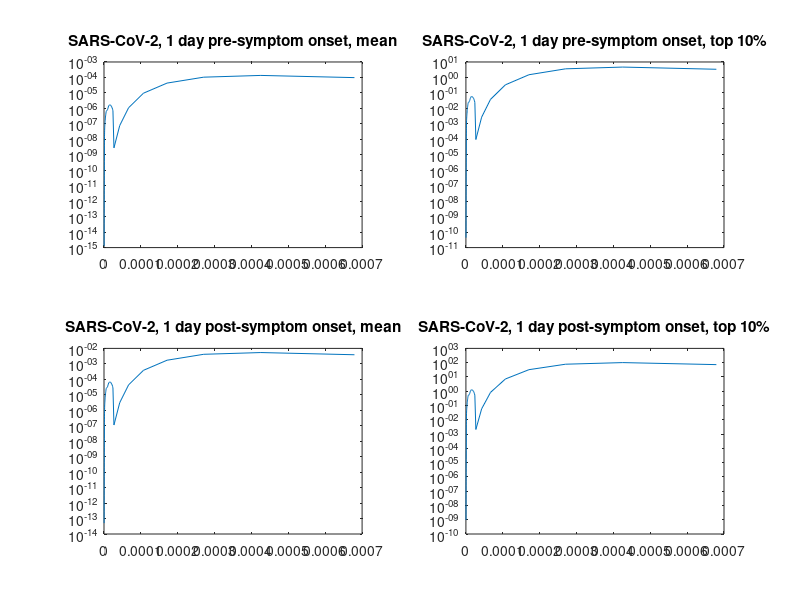

Write the MATLAB code that produced this figure.
%This script determines the expected rate of shedding SARS-CoV-2 via  
%droplets and aerosols while singing.

%Currently, data for talking (normally) are input for the particle profile

clear all
close all
clc

%Define values
p = 997e3; %Density of water at room temperature {g/m3}
Vml_Vg = 1; %Conversion factor (volume) from g to ml for water at room
            %temperature
v_SARS2_1daypre = 5.48; %SARS-CoV-2 mean viral load, -1 day {log10 copies/ml}
uCI_1daypre = 6.70; %upper 95% CI for v_SARS2_1daypre {log10 copies/ml}
lCI_1daypre = 4.25; %lower 95% CI for v_SARS2_1daypre {log10 copies/ml}
v_SARS2_1daypre_top10 = 10.01992; %SARS-CoV-2 viral load (98th cp), -1 day {log10 copies/ml}
uCI_1daypre_top10 = 12.51300;
lCI_1daypre_top10 = 8.02355;

v_SARS2_1daypost = 7.08; %SARS-CoV-2 mean viral load, -1 day {log10 copies/ml}
uCI_1daypost = 7.63;
lCI_1daypost = 6.54;
v_SARS2_1daypost_top10 = 11.35414; %SARS-CoV-2 viral load (98th cp), -1 day {log10 copies/ml}
uCI_1daypost_top10 = 12.35780;
lCI_1daypost_top10 = 10.43199;

gamma = 0.1e-2; %viability proportion {%}

%particle profile
d = [0.276687125
0.298633223
0.322320029
0.347885609
0.375478985
0.405260995
0.437405236
0.472099075
0.509544737
0.549960492
0.593581918
0.640663282
0.691479016
0.746325322
0.805521892
0.86941378
0.938373405
1.012802727
1.07688963
1.156428991
1.252954263
1.351503671
1.457804348
1.565478174
1.673634257
1.805271676
1.938609532
2.081795759
2.255559911
2.411392505
2.577991294
2.768402431
2.986147347
3.235396275
3.474363523
3.714401076
3.988747749
4.264323186
4.599727708
4.939464846
5.327971715
5.721497153
6.116785143
6.568572556
7.116840768
7.642492561
8.206969139
8.813138109
9.464078885
10.16309832
10.91374753
11.77215345
12.75475621
13.75796416
14.77413113
15.79484938
16.88608723
17.97249338
19.38609532
20.63334536
22.05886624
23.16646573
24.22156179
26.97361948
42.64167484
66.72819729
107.1110444
171.0602771
270.4233565
425.3331983
679.2727599]*1e-6; %hydrated particle diameters for given respiratory activity {m}
V = (p*pi*Vml_Vg/6)* d.^3; %particle volumes {ml}
R = [3.7997E-04
7.0574E-04
1.3294E-03
2.4007E-03
4.3966E-03
7.1945E-03
1.1940E-02
2.0670E-02
3.1525E-02
4.9455E-02
8.0927E-02
1.1833E-01
2.0671E-01
3.3011E-01
5.5308E-01
9.3629E-01
1.4896E+00
2.2402E+00
2.1116E+01
2.6796E+01
3.2778E+01
3.8651E+01
4.3935E+01
4.7267E+01
5.0853E+01
5.0837E+01
4.9899E+01
4.7213E+01
4.3858E+01
4.0003E+01
3.7851E+01
3.5814E+01
3.3269E+01
3.2060E+01
3.1469E+01
2.9775E+01
2.7661E+01
2.6172E+01
2.3871E+01
2.2176E+01
2.0982E+01
1.9852E+01
1.7778E+01
1.5631E+01
1.2310E+01
1.0244E+01
8.3692E+00
7.0933E+00
6.1232E+00
5.5849E+00
5.1883E+00
4.8197E+00
4.4772E+00
3.8648E+00
3.2756E+00
2.6763E+00
2.2271E+00
1.7540E+00
1.2603E+00
9.2239E-01
6.5074E-01
4.5077E-01
3.1804E-01
9.0299E-04
6.3740E-03
2.3582E-02
4.9685E-02
5.4790E-02
3.3455E-02
1.1153E-02
1.9735E-03]; %rate of particle being expelled, corresponding to particle diameters {particles/interval}


%Initialize matrices for Poisson lamda, partitioning likelihood, variance 
%(via delta method) and expelling rate at each size
n = [0:1:140]'; %up to 140 viable virions

lambda_SARS2_1daypre = zeros(length(d),1);
uCI_1daypre_lambda = zeros(length(d),1);
lCI_1daypre_lambda = zeros(length(d),1);
P_SARS2_1daypre = zeros(length(d),length(n));
Var_SARS2_1daypre = zeros(length(d),length(n));

lambda_SARS2_1daypre_top10 = zeros(length(d),1);
uCI_1daypre_top10_lambda = zeros(length(d),1);
lCI_1daypre_top10_lambda = zeros(length(d),1);
P_SARS2_1daypre_top10 = zeros(length(d),length(n));
Var_SARS2_1daypre_top10 = zeros(length(d),length(n));

lambda_SARS2_1daypost = zeros(length(d),1);
uCI_1daypost_lambda = zeros(length(d),1);
lCI_1daypost_lambda = zeros(length(d),1);
P_SARS2_1daypost = zeros(length(d),length(n));
Var_SARS2_1daypost = zeros(length(d),length(n));

lambda_SARS2_1daypost_top10 = zeros(length(d),1);
uCI_1daypost_top10_lambda = zeros(length(d),1);
lCI_1daypost_top10_lambda = zeros(length(d),1);
P_SARS2_1daypost_top10 = zeros(length(d),length(n));
Var_SARS2_1daypost_top10 = zeros(length(d),length(n));

Expel = zeros(length(d),4); %Rate of viable SARS-CoV-2 virions being expelled
uCI = zeros(length(d),4); %upper 95% CI for each expel
lCI = zeros(length(d),4); %lower 95% CI for each expel


%Determine rates of expelling SARS-CoV-2 for the given respiratory activity
for i = 1 : length(d)
    lambda_SARS2_1daypre(i) = (10^v_SARS2_1daypre)* V(i)*gamma;
    uCI_1daypre_lambda(i) = (10^uCI_1daypre)* V(i)*gamma;
    lCI_1daypre_lambda(i) = (10^lCI_1daypre)* V(i)*gamma;
    lambda_SARS2_1daypre_top10(i) = (10^v_SARS2_1daypre_top10)* V(i)*gamma;
    uCI_1daypre_top10_lambda(i) = (10^uCI_1daypre_top10)* V(i)*gamma;
    lCI_1daypre_top10_lambda(i) = (10^lCI_1daypre_top10)* V(i)*gamma;
    lambda_SARS2_1daypost(i) = (10^v_SARS2_1daypost)* V(i)*gamma;
    uCI_1daypost_lambda(i) = (10^uCI_1daypost)* V(i)*gamma;
    lCI_1daypost_lambda(i) = (10^lCI_1daypost)* V(i)*gamma;
    lambda_SARS2_1daypost_top10(i) = (10^v_SARS2_1daypost_top10)* V(i)*gamma;
    uCI_1daypost_top10_lambda(i) = (10^uCI_1daypost_top10)* V(i)*gamma;
    lCI_1daypost_top10_lambda(i) = (10^lCI_1daypost_top10)* V(i)*gamma;
    
        for k = 1 : length(n)
        P_SARS2_1daypre(i,k) = (lambda_SARS2_1daypre(i)^n(k))* ...
            exp(-lambda_SARS2_1daypre(i))/ factorial(n(k));

        P_SARS2_1daypre_top10(i,k) = (lambda_SARS2_1daypre_top10(i)^n(k))* ...
            exp(-lambda_SARS2_1daypre_top10(i))/ factorial(n(k));
        
        P_SARS2_1daypost(i,k) = (lambda_SARS2_1daypost(i)^n(k))* ...
            exp(-lambda_SARS2_1daypost(i))/ factorial(n(k));
        
        P_SARS2_1daypost_top10(i,k) = (lambda_SARS2_1daypost_top10(i)^n(k))* ...
            exp(-lambda_SARS2_1daypost_top10(i))/ factorial(n(k));
        
        end
end

Expel(:,1) = lambda_SARS2_1daypre.*R;
Expel(:,2) = lambda_SARS2_1daypre_top10.*R;
Expel(:,3) = lambda_SARS2_1daypost.*R;
Expel(:,4) = lambda_SARS2_1daypost_top10.*R;

uCI(:,1) = uCI_1daypre_lambda.*R - Expel(:,1);
uCI(:,2) = uCI_1daypre_top10_lambda.*R - Expel(:,2);
uCI(:,3) = uCI_1daypost_lambda.*R - Expel(:,3);
uCI(:,4) = uCI_1daypost_top10_lambda.*R - Expel(:,4);

lCI(:,1) = Expel(:,1) - lCI_1daypre_lambda.*R;
lCI(:,2) = Expel(:,2) - lCI_1daypre_top10_lambda.*R;
lCI(:,3) = Expel(:,3) - lCI_1daypost_lambda.*R;
lCI(:,4) = Expel(:,4) - lCI_1daypost_top10_lambda.*R;

subplot(2,2,1)
plot(d,Expel(:,1))
title('SARS-CoV-2, 1 day pre-symptom onset, mean')
set(gca,'YScale','log')
hold on
hold off

subplot(2,2,2)
plot(d,Expel(:,2))
title('SARS-CoV-2, 1 day pre-symptom onset, top 10%')
set(gca,'YScale','log')

subplot(2,2,3)
plot(d,Expel(:,3))
title('SARS-CoV-2, 1 day post-symptom onset, mean')
set(gca,'YScale','log')

subplot(2,2,4)
plot(d,Expel(:,4))
title('SARS-CoV-2, 1 day post-symptom onset, top 10%')
set(gca,'YScale','log')